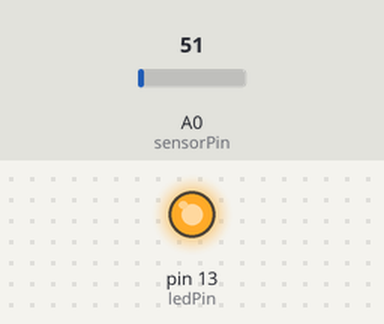
Simulated run of this sketch. Board: Arduino Uno, built with avr-gcc and run on an emulated ATmega328P. On the bench: output pins drawn as LEDs (lit = HIGH). The test bench sets the inputs (shaded band); at power-on: A0 (sensorPin) = 51. What the sketch prints to the serial monitor is not drawn.

Above: at 1.2 s.
1.3 s: A0 (sensorPin) set to 61
4.3 s: A0 (sensorPin) set to 30
Timing chart, 0 to 7.3 s (numbered marks = the images above; inputs shaded):
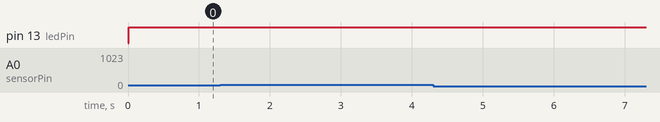

The sketch:

mega_amp_rtd_readval.ino
```cpp
/*
  @author jmgomez
  @brief Sense the value of temperature using a PT1000.
  @description pt1000 device resistence varies with the temperature,
  the ouput of the RTD is amplfied following the proposal [1]

  The output is approximated by a linear equation extracted from the
  simulation data.

  gnuplot> f(x) = m * x + q
  gnuplot> fit f(x) 'sim_pt1000_oamp.dat' using 2:0 via m, q
    Final set of parameters            Asymptotic Standard Error
    =======================            ==========================
    m               = 53.5077          +/- 0.04997      (0.09338%)
    q               = -24.9047         +/- 0.07453      (0.2992%)

  y= y1 + (y2-y1)/(x2-x1)*(x-x1)

  Temp   |  Res    | ADC
    0º   | 1000    | 188
    20   | 1078    | 281
    50   | 1194    | 421
    100  | 1365    |

    y = 53.5077*x - 24.9047


  [1] [https://www.aeq-web.com/pt1000-temperature-sensor-arduino-lm358-messwandler/?lang=en]

*/

int sensorPin = A0;

int ledPin = 13;      // select the pin for the LED
int sensorValue = 0;  // variable to store the value coming from the sensor
int outputValue = 0;

float vt_factor = 1.88;
float offset = 0;
float CoefA = 24.9047;
float CoefX = 53.5077;

void setup() {
  // declare the ledPin as an OUTPUT:
  pinMode(ledPin, OUTPUT);
  // initialize serial communications at 9600 bps:
  Serial.begin(9600);

}

void loop() {
  digitalWrite(ledPin, HIGH);
  // read the value from the sensor:
  sensorValue = analogRead(sensorPin);
  // Convert to voltage
  float voltajeValue = sensorValue*(5.0 / 1023.0);

  // Transference function using interpolated coef
  float temp_inter = CoefX*voltajeValue - CoefA;

// print the results to the Serial Monitor:
  Serial.print("Temp Interpolado Lineal= ");
  Serial.print(temp_inter);
  Serial.print("\tVoltaje  Value= ");
  Serial.print(voltajeValue);
  Serial.print("\tADC sensor = ");
  Serial.println(sensorValue);

  digitalWrite(ledPin, LOW);


  delay(5);
}
```

Measured:
- after the input at 4.3 s, pin 13 (ledPin): stays HIGH (without the input it goes to LOW after 9.0 s)
